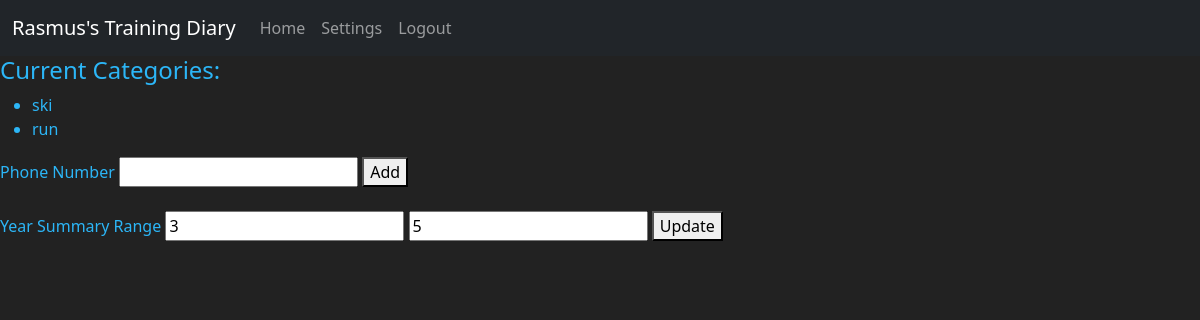
/settings/ (signed in), run on an earlier commit of the app's database.
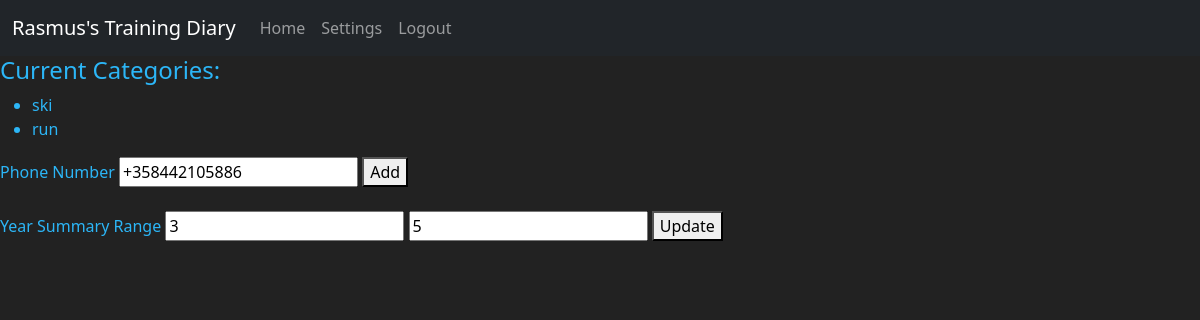
And on a later commit of the database.
### emailapp/models.py (models this page shows, shortened)
class Category(db.Model, UserMixin):
    id = db.Column(db.Integer, primary_key=True)
    name = db.Column(db.String(50), nullable=False)
    user_id = db.Column(db.Integer, db.ForeignKey('user.id'), nullable=False)
    trainingsections = db.relationship('TrainingSection', backref='category')

class User(db.Model, UserMixin):
    id = db.Column(db.Integer, primary_key=True)
    username = db.Column(db.String(100), nullable=False)
    email = db.Column(db.String(100), nullable=False, unique=True)
    password = db.Column(db.String(150))
    in_email_list = db.Column(db.Boolean, default=False)
    phone_number = db.Column(db.String(100))
    year_start = db.Column(db.Integer, default=1)
    year_end = db.Column(db.Integer, default=12)
    categories = db.relationship('Category', backref='user', lazy='select')
    trainings = db.relationship(
        'Training', backref='user', lazy='select')
    training_sections = db.relationship('TrainingSection', backref='user', lazy='select')
    years = db.relationship('Year', backref='user')
    months = db.relationship('Month', backref='user')

### emailapp/routes.py (the view, shortened to what this page needs)
@routes.route("/settings/", methods=['POST','GET'])
def settings():
    ecategories = current_user.categories
    phone_number = current_user.phone_number
    y_start = current_user.year_start
    y_end = current_user.year_end
    return render_template('settings.html', user=current_user,
            ecategories=ecategories,
            phone_number=phone_number,
            year_start=y_start,
            year_end=y_end)

### emailapp/templates/settings.html (shortened to what this page needs)
{% extends 'base.html' %}
{% block content %}
<h4>Current Categories:</h4>
<ul>
    {% for category in ecategories %}
        <li>{{ category.name }}</li>
    {% endfor %}
</ul>
<form action="/settings/" method='POST'>
    <label for="phonenumber">Phone Number</label>
    {% if phone_number != None %}
    <input type="text" id="phonenumber" name="phonenumber" value="{{phone_number}}">
    {% else %}
    <input type="text" id="phonenumber" name="phonenumber">
    {% endif %}
    <button type="submit" name="submit" value="phonenumber">Add</button>
    <br>
    <br>
    <label for="year_start">Year Summary Range</label>
    <input type="text" id="year_start" name="year_start" value="{{year_start}}">
    <input type="text" id="year_end" name="year_end" value="{{year_end}}">
    <button type="submit" name="sumbit">Update</button>
</form>
{% endblock %}

### emailapp/templates/base.html (shortened to what this page needs)
<!DOCTYPE html>
<html lang="en">
<head>
    <link href="https://cdn.jsdelivr.net/npm/bootstrap@5.0.2/dist/css/bootstrap.min.css" rel="stylesheet">
    <link href="https://gitcdn.github.io/bootstrap-toggle/2.2.2/css/bootstrap-toggle.min.css" rel="stylesheet">
</head>
<body>
    <header>
        <nav class="navbar navbar-expand-lg navbar-dark bg-dark">
            <div class="container-fluid">
                <a href="/" class="navbar-brand">Rasmus's Training Diary</a>
                <div class="collapse navbar-collapse" id="navbarNavAltMarkup">
                    <ul class="navbar-nav">
                    <li class="nav-item"><a class="nav-link {{ active_tag }}" href="{{ url_for('routes.home') }}">Home</a></li>
                    {% if user.is_authenticated %}
                    <li class="nav-item"><a class="nav-link {{active_tag}}" href="{{ url_for('routes.settings') }}">Settings</a></li>
                    <li class="nav-item"><a class="nav-link {{active_tag}}" href="{{ url_for('auth.logout') }}">Logout</a></li>
                    {% else %}
                    <li class="nav-item"><a class="nav-link {{active_tag}}" href="/login">Login</a></li>
                    <li class="nav-item"><a class="nav-link {{active_tag}}" href="{{ url_for('auth.register') }}">Register</a></li>
                    {% endif %}
                    </ul>
                </div>
            </div>
        </nav>
    </header>
    {% block content %}{% endblock %}
</body>
</html>

### emailapp/templates/base.html (style rules this page uses)
body { background-color: #222222; color: #2cb6f7; }

What changed in the data, as far as the page shows it:
now on this page (row edited): User: phonenumber "+358442105886"
